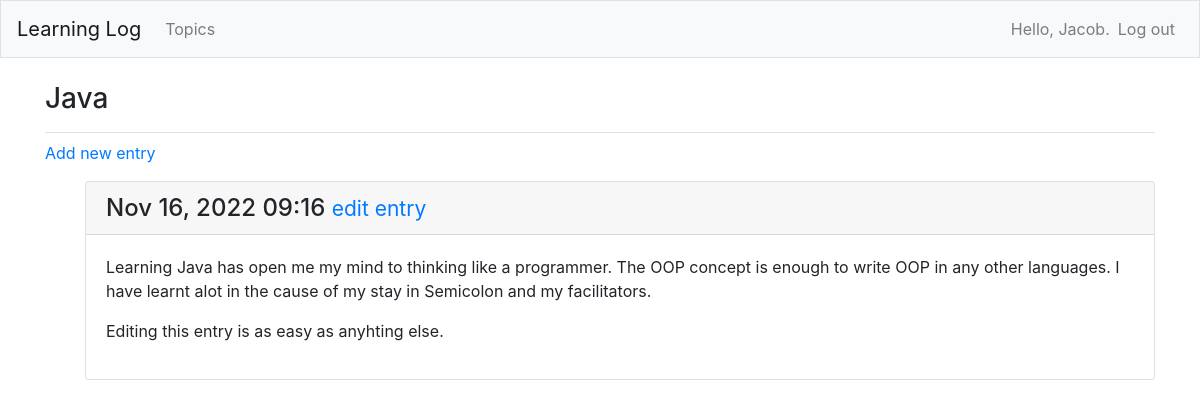
The page /topics/7/ (signed in) on the database its author committed.
### learning_logs/models.py (models this page shows, shortened)
class Topic(models.Model):
    text = models.CharField(max_length=200)
    date_added = models.DateTimeField(auto_now_add=True)
    owner = models.ForeignKey(User, on_delete=models.CASCADE)
    def __str__(self):
        return self.text

class Entry(models.Model):
    topic = models.ForeignKey(Topic, on_delete=models.CASCADE)
    text = models.TextField()
    date_added = models.DateTimeField(auto_now_add=True)
    class Meta:
        verbose_name_plural = 'entries'

### learning_logs/views.py (the view)
# urls.py: path('topics/<int:topic_id>/', views.topic, name='topic'),
@login_required
def topic(request, topic_id):
    topic = get_object_or_404(Topic, id=topic_id)
    if topic.owner != request.user:
        raise Http404
    entries = topic.entry_set.order_by('-date_added')
    context = {'topic': topic, 'entries': entries}
    return render(request, 'learning_logs/topic.html', context)

### learning_logs/templates/learning_logs/topic.html
{% extends 'learning_logs/base.html' %}
    {% block page_header %}
        <h3>{{ topic }}</h3>
    {% endblock page_header %}
    {% block content %}
        <p>
            <a href="{% url 'learning_logs:new_entry' topic.id %}">Add new entry</a>
        </p>
        <ul>
            {% for entry in entries %}
            <div class="card mb-3">
                <h4 class="card-header">
                    {{ entry.date_added|date:'M d, Y H:i' }}
                    <small><a href="{% url 'learning_logs:edit_entry' entry.id %}">
                        edit entry</a></small>
                </h4>
                <div class="card-body">
                    {{ entry.text|linebreaks }}
                </div>
            </div>
        </ul>
            {% empty %}
                <p>There are no entries for this topic yet.</p>
            {% endfor %}
{% endblock content %}

### learning_logs/templates/learning_logs/base.html (shortened to what this page needs)
{% load bootstrap4 %}
<!doctype html>
<html lang="en">
<head>
    {% bootstrap_css %}
</head>
<body>
    <nav class="navbar navbar-expand-md navbar-light bg-light mb-4 border">
        <a class="navbar-brand" href="{% url 'learning_logs:index'%}">
            Learning Log</a>
            <div class="collapse navbar-collapse" id="navbarCollapse">
                <ul class="navbar-nav mr-auto">
                        <li class="nav-item">
                            <a class="nav-link" href="{% url 'learning_logs:topics'%}">
                                Topics</a>
                        </li>
                </ul>
                <ul class="navbar-nav ml-auto">
                    {% if user.is_authenticated %}
                        <li class="nav-item">
                            <span class="navbar-text">Hello, {{ user.username }}.</span>
                        </li>
                        <li class="nav-item">
                            <a class="nav-link" href="{% url 'users:logout' %}">Log out</a>
                        </li>
                    {% endif %}
                </ul>
            </div>
        </nav>
        <main role="main" class="container">
            <div class="pb-2 mb-2 border-bottom">
                {% block page_header %}{% endblock page_header %}
            </div>
            <div>
                {% block content %}{% endblock content %}
            </div>
        </main>
    </body>
</html>

### rows shown on the page
Topic: text "Java"
Entry: date_added "Nov 16, 2022 09:16", text "Learning Java has open me my mind to thinking like a programmer. The OOP concept is enough to write OOP in any other languages. I have learnt alot in the cause of my stay in Semicolon and my facilitators. Editing this entry is as easy as anyhting else."

### other values the page prints
{{ user.username }} "Jacob"
